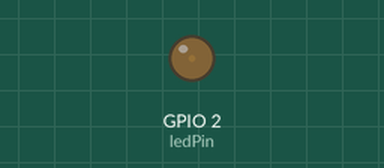
Simulated run of this sketch. Board: ESP32. Shown: output pins drawn as LEDs (lit = HIGH). What the sketch prints to the serial monitor is not drawn.

Above: at 0.05 s.
At 1.15 s:
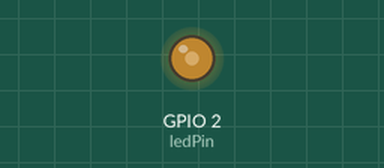
At 2.3 s:
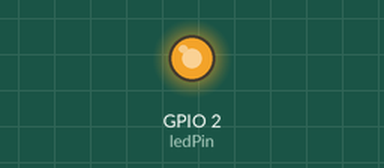
At 4.6 s:
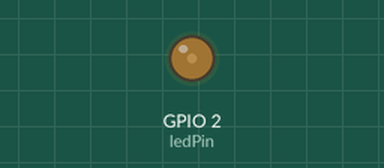
Timing chart, 0 to 6.7 s (numbered marks = the images above):
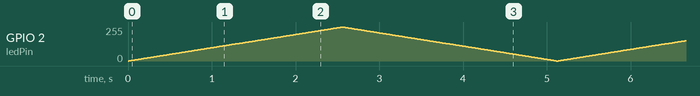

The sketch:

lab03_breath.ino
```cpp
const int ledPin = 2;
const int freq = 5000;
const int resolution = 8;

void setup() {
  Serial.begin(115200);
  ledcAttach(ledPin, freq, resolution);
}

void loop() {
  for(int duty=0; duty<=255; duty++){
    ledcWrite(ledPin, duty);
    delay(10);
  }
  for(int duty=255; duty>=0; duty--){
    ledcWrite(ledPin, duty);
    delay(10);
  }
  Serial.println("单次呼吸周期完成");
}
```
